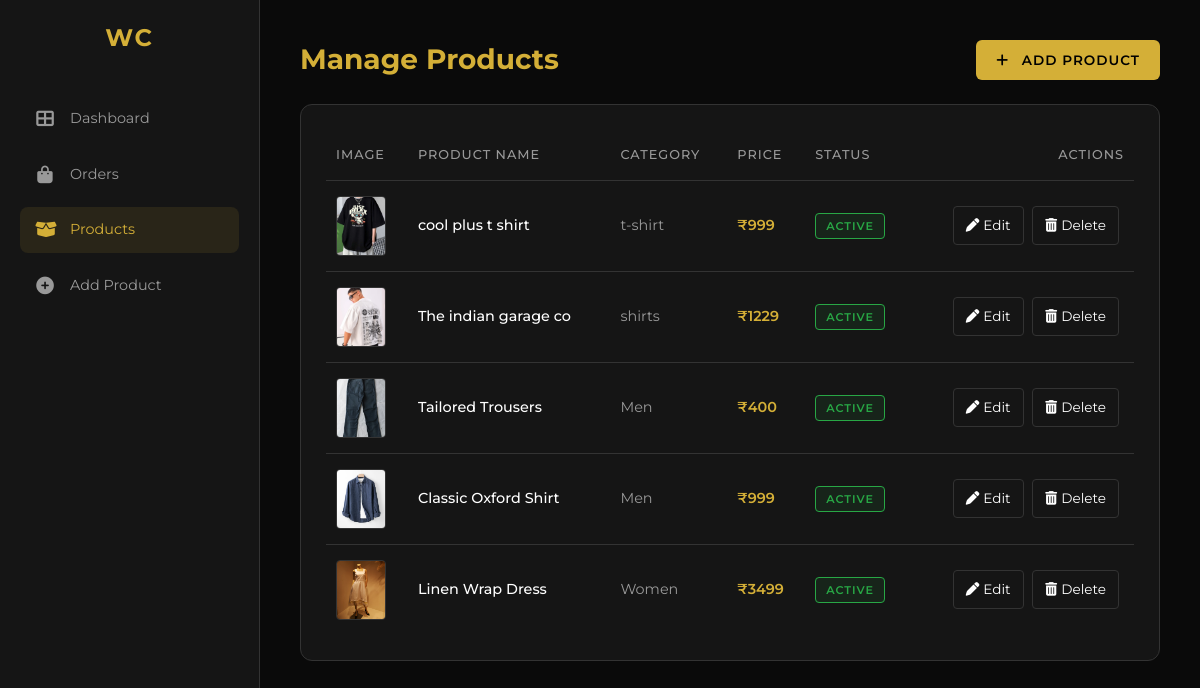
The app's page /admin-panel/products/ (signed in), older data.
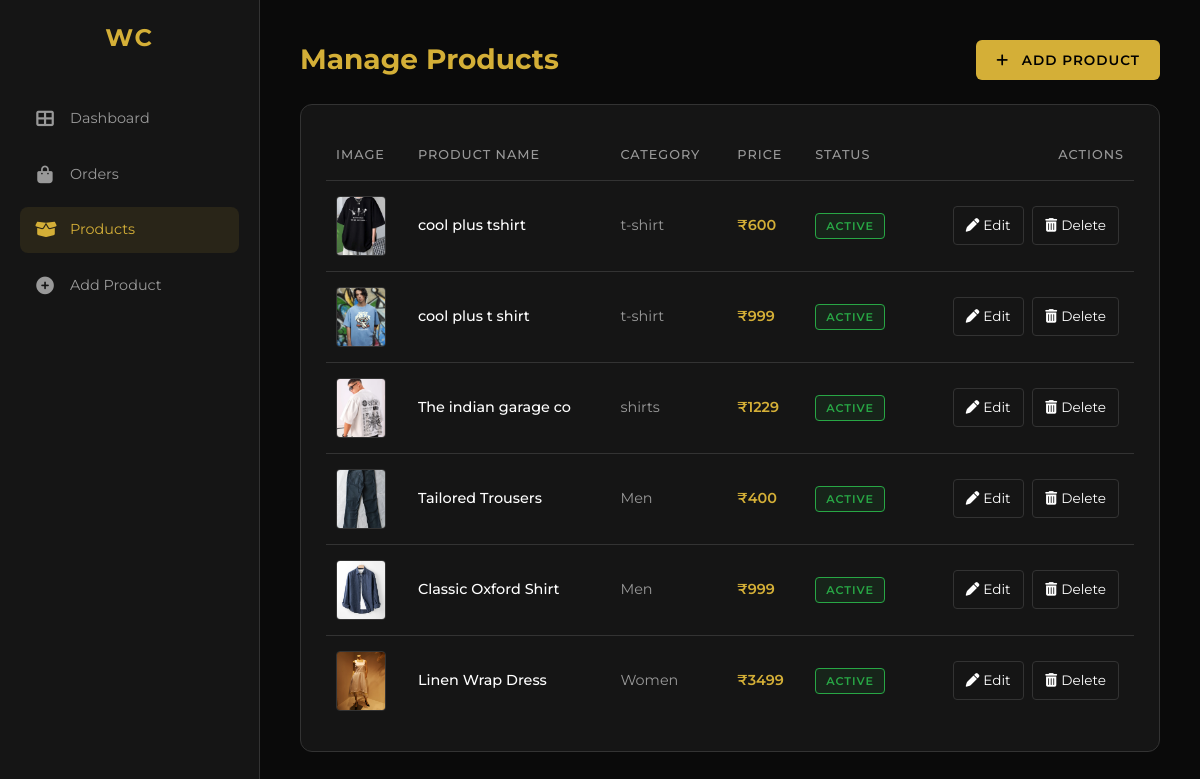
The same page, newer data.
### products/models.py (models this page shows, shortened)
class Product(models.Model):
    name = models.CharField(max_length=200, unique=True)
    slug = models.SlugField(max_length=250, unique=True)
    category = models.ForeignKey(Category, on_delete=models.CASCADE)
    gender = models.CharField(max_length=20, choices=GENDER_CHOICES, default='Men')
    description = models.TextField(max_length=1000, blank=True)
    price = models.IntegerField()
    discount_price = models.IntegerField(blank=True, null=True)
    main_image = models.ImageField(upload_to='photos/products')
    manual_review_count = models.IntegerField(default=0)
    manual_avg_rating = models.FloatField(default=0.0)
    is_active = models.BooleanField(default=True)
    is_trending = models.BooleanField(default=False)
    created_at = models.DateTimeField(auto_now_add=True)
    modified_at = models.DateTimeField(auto_now=True)

class Category(models.Model):
    name = models.CharField(max_length=50) # unique=True മാറ്റി, കാരണം ഒരേ പേരിൽ Men നും Women നും കാറ്റഗറി വരാം
    slug = models.SlugField(max_length=100, unique=True)
    gender = models.CharField(max_length=20, choices=GENDER_CHOICES, default='Men')
    class Meta:
        verbose_name = 'category'
        verbose_name_plural = 'categories'
        unique_together = ('name', 'gender')

### adminapp/views.py (the view)
# urls.py: path('products/', views.product_list, name='product_list'),
@staff_member_required
def product_list(request):
    products = Product.objects.all().order_by('-created_at')
    return render(request, 'bdm/product_list.html', {'products': products})

### products/context_processors.py (called while the page is built, shortened)
def counter(request):
    cart_count = 0
    if 'admin' in request.path:
        return {}
    return dict(cart_count=cart_count)

### templates/bdm/product_list.html (shortened to what this page needs)
<!DOCTYPE html>
<html lang="en">
<head>
    <link href="https://cdn.jsdelivr.net/npm/bootstrap@5.3.0/dist/css/bootstrap.min.css" rel="stylesheet">
    <link rel="stylesheet" href="https://cdnjs.cloudflare.com/ajax/libs/font-awesome/6.0.0/css/all.min.css">
</head>
<body>
    <div class="sidebar">
        <div class="brand-name">WC</div>
        <ul class="nav-menu">
            <li><a href="{% url 'admin_dashboard' %}" class="nav-link"><i class="fas fa-th-large"></i> <span>Dashboard</span></a></li>
            <li><a href="{% url 'order_list' %}" class="nav-link"><i class="fas fa-shopping-bag"></i> <span>Orders</span></a></li>
            <li><a href="{% url 'product_list' %}" class="nav-link active"><i class="fas fa-box-open"></i> <span>Products</span></a></li>
            <li><a href="{% url 'add_product' %}" class="nav-link"><i class="fas fa-plus-circle"></i> <span>Add Product</span></a></li>
        </ul>
    </div>
    <div class="main-content">
        <div class="d-flex justify-content-between align-items-center mb-4 header-wrap">
            <h3 class="fw-bold m-0" style="color: var(--accent-gold);">Manage Products</h3>
            <a href="{% url 'add_product' %}" class="btn-add-new"><i class="fas fa-plus me-2"></i> Add Product</a>
        </div>
        <div class="table-container">
            <table class="custom-table">
                <thead>
                    <tr>
                        <th>Image</th>
                        <th>Product Name</th>
                        <th>Category</th>
                        <th>Price</th>
                        <th>Status</th>
                        <th class="text-end">Actions</th>
                    </tr>
                </thead>
                <tbody>
                    {% for product in products %}
                    <tr>
                        <td class="td-img" data-label="Image">
                            {% if product.main_image %}
                                <img src="{{ product.main_image.url }}" class="prod-img" alt="img">
                            {% else %}
                                <div class="prod-img d-flex align-items-center justify-content-center" style="background: #222; margin: auto;">
                                    <i class="fas fa-image text-muted"></i>
                                </div>
                            {% endif %}
                        </td>
                        <td data-label="Product Name" style="font-weight: 500;">{{ product.name }}</td>
                        <td data-label="Category" style="color: var(--text-muted);">{{ product.category.name }}</td>
                        <td data-label="Price" style="color: var(--accent-gold); font-weight: 600;">₹{{ product.price }}</td>
                        <td data-label="Status">
                            {% if product.is_active %}
                                <span class="badge-status badge-active">Active</span>
                            {% else %}
                                <span class="badge-status badge-inactive">Inactive</span>
                            {% endif %}
                        </td>
                        <td class="td-actions text-end" data-label="Actions">
                            <a href="{% url 'edit_product' product.id %}" class="action-btn edit" title="Edit">
                                <i class="fas fa-pen me-1"></i> Edit
                            </a>
                            <a href="{% url 'delete_product' product.id %}" class="action-btn delete" title="Delete" onclick="return confirm('Are you sure you want to delete {{ product.name }}? This action cannot be undone.');">
                                <i class="fas fa-trash-alt me-1"></i> Delete
                            </a>
                        </td>
                    </tr>
                    {% endfor %}
                </tbody>
            </table>
        </div>
    </div>
</body>
</html>

Row changes from the older to the newer data that the page shows:
added Product: main_image (picture), name "cool plus tshirt", category.name "t-shirt", price "600", is_active "ACTIVE"
changed Product "cool plus t shirt": main_image: a different picture
